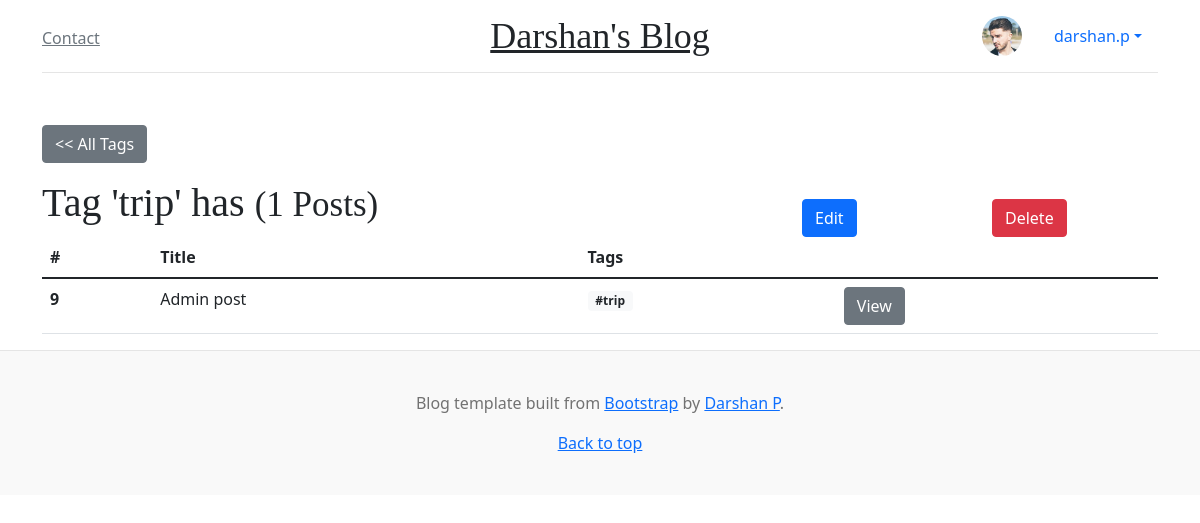
The page /tags/2 (signed in) on the database as committed earlier.
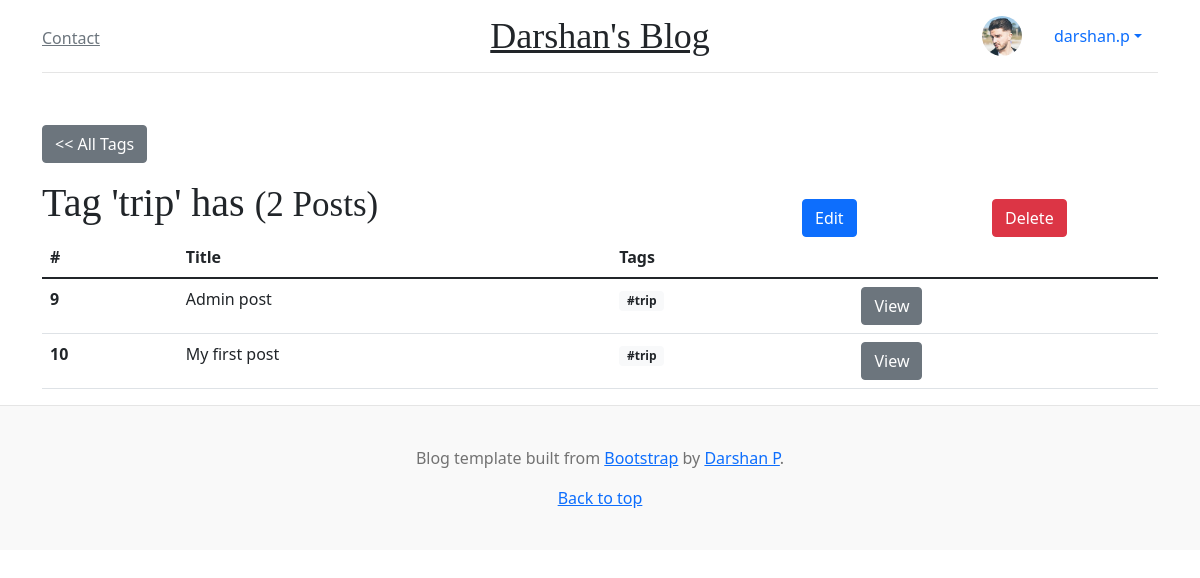
The same page on the database as committed later.
### blog/models.py (models this page shows, shortened)
class Tag(models.Model):
    name = models.CharField(max_length=50, unique=True)

class Post(models.Model):
    class Meta:
        ordering = ['created_at']
        db_table = 'posts'
    POST_LENGTHS = [
        ('S', 'Small'),
        ('M', 'Medium'),
        ('L', 'Large')
    ]
    post_length = models.CharField(max_length=1, choices=POST_LENGTHS)
    title = models.CharField(max_length=50)
    body = models.TextField()
    slug = AutoSlugField(populate_from='title', unique=True, editable=True)
    categories = models.ManyToManyField('Category', related_name='posts', blank=True)
    tags = models.ManyToManyField('Tag', related_name='posts', blank=True,
                                  help_text='Hold down “Control”, or “Command” on a Mac, to select more than one.')
    user = models.ForeignKey(User, on_delete=models.SET_NULL, null=True)
    created_at = models.DateTimeField(auto_now_add=True)
    updated_at = models.DateTimeField(auto_now_add=True)

### tag/views.py (the view)
# urls.py: path('<int:pk>', views.TagDetailView.as_view(), name='tag_detail'),
class TagDetailView(LoginRequiredMixin, generic.DetailView):
    model = Tag
    template_name = "tag/tag_detail.html"

### blog/context_processors.py (called while the page is built)
def categories(request):
    return {
        'tags': Tag.objects.order_by('id')
    }

### tag/templates/tag/tag_detail.html (shortened to what this page needs)
{% extends "base.html" %}
{% load crispy_forms_tags %}
{% block content %}
<div class="row">
    <div class="col-2">
        <a type="button" class="btn btn-secondary" href="{% url 'tag:tag_list' %}"><< All Tags</a>
    </div>
</div>
<div class="row mt-3">
    <div class="col-8">
        <h1>Tag '{{ tag.name }}' has <small>({{ tag.posts.count }} Posts)</small></h1>
    </div>
    <div class="col-2">
        <a href="{% url 'tag:tag_update' tag.id %}" class="btn btn-primary pull-right btn-block"  style="margin-top:20px;">Edit</a>
    </div>
    <div class="col-2">
        <form method="POST" action="{% url 'tag:tag_delete' tag.id %}">
            <input type="submit" class="btn btn-danger pull-right btn-block" value="Delete"  style="margin-top:20px;">
        </form>
    </div>
</div>
<div class="row">
    <div class="col-12">
        <table class="table">
            <thead>
                <tr>
                    <th>#</th>
                    <th>Title</th>
                    <th>Tags</th>
                    <th></th>
                </tr>
            </thead>
            <tbody>
                {% for post in tag.posts.all %}
                <tr>
                    <th>{{ post.id }}</th>
                    <td>{{ post.title }}</td>
                    <td>
                        {% for tag in post.tags.all %}
                        <span class="badge bg-light text-dark mb-2">#{{tag.name}}</span>
                        {% endfor %}
                    </td>
                    <td>
                        <a href="{% url 'blog:post_detail' post.slug %}" class="btn btn-secondary btn-xs">View</a>
                    </td>
                </tr>
                {% endfor %}
            </tbody>
        </table>
    </div>
</div>
{% endblock %}

Rows that differ between the two databases and show on the page:
computed for Tag "trip": posts.count "1" → "2"
added Post: id "10", title "My first post", Tag (name "trip")
